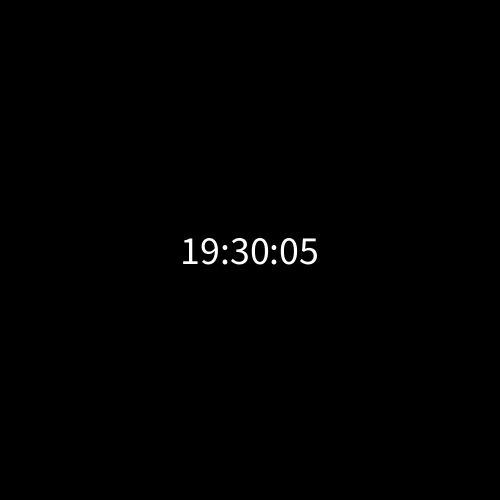
Frame 1 (no input)
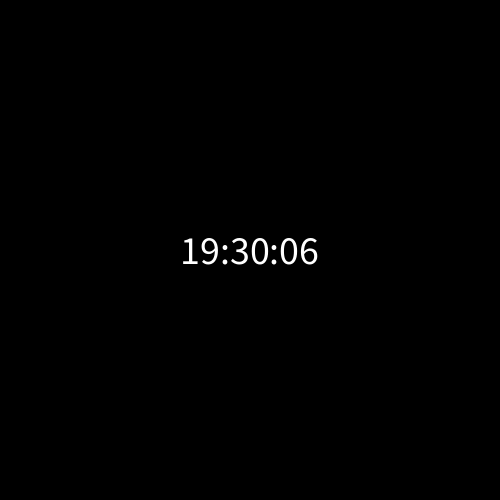
Frame 60 (the mouse pressed at the canvas centre just before this capture)
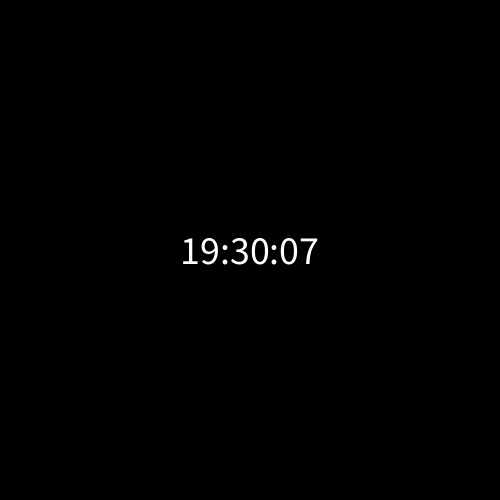
Frame 120 (the mouse held since frame 60 and released just before this capture)

The Processing sketch that drew these frames (run headless with seeded random() and noise(); from frame 60 on, the mouse is pressed at the canvas centre):

// Processing sketch: reloj
// ── reloj.pde
int h;
int m;
int s;

  String timeString;


void setup(){
  size(500,500);
  textAlign(CENTER, CENTER);
  textSize(40);
}

void draw () {
  
  h = hour();
  m =minute();
  s= second();
  
timeString = nf(h, 2)+ ":"+ nf(m, 2)+":" + nf(s, 2);

  
  background(0);
  text (timeString, width/2, height/2);
}
  
